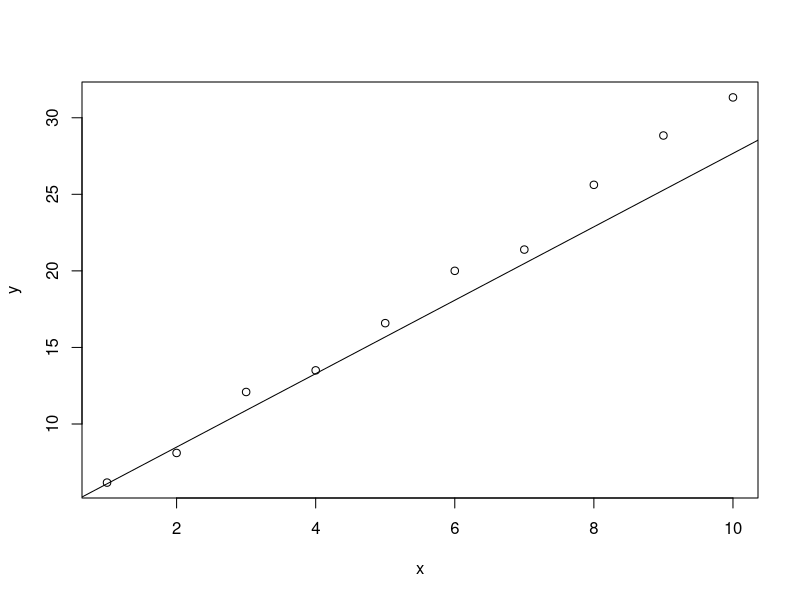

Source code (R):
x <- 1:10
y <- 2 + 3*x + rnorm(10)
z <- rnorm(10)
model <- lm(y ~ x + I(x^2) + z + I(z^2))
summary(model)
plot(x, y)
abline(model)
